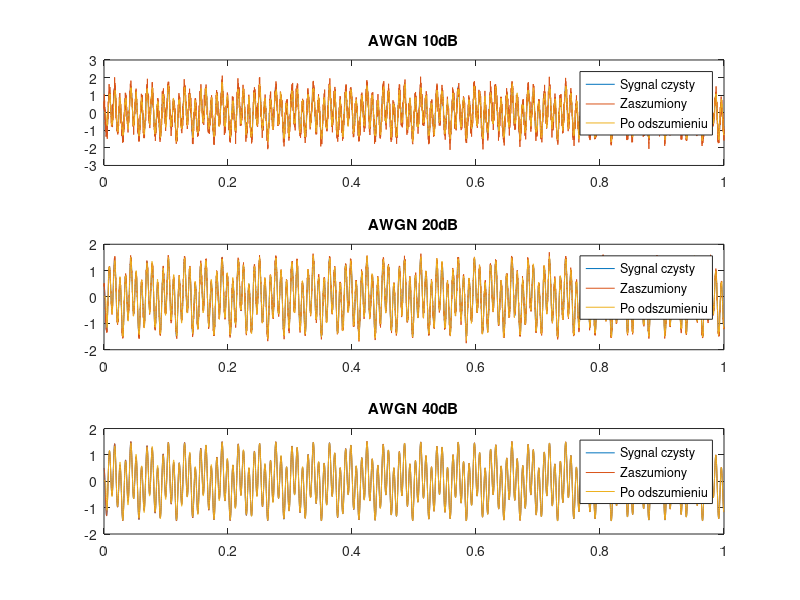

Recreate this plot in MATLAB.
%% dane do sygnnalu
fs  = 8000;     %czestotliwosc probkowania
t = 0:1/fs:1;
A1 = -0.5;
f1 = 34.2;
A2 = 1;
f2 = 115.5;

%% sygnal czysty do porownania - referencyjny
dref = A1*cos(2*pi*f1*t) + A2*cos(2*pi*f2*t);

% W kontekście filtrów adaptacyjnych, takich jak układ odszumiający (ANC - Adaptive Noise Cancelling), 
% zasada ta jest wykorzystywana do dynamicznego dostosowywania parametrów filtra w celu minimalizacji błędu predykcji.

% W praktyce, układ ANC może na przykład wykorzystywać tę zasadę do "przewidzenia" 
% szumów w sygnale na podstawie wcześniejszych obserwacji, a następnie odjąć te 
% przewidziane szumy od oryginalnego sygnału, skutecznie go odszumiając.

% Ważne jest, że "adaptacyjny" w tym kontekście oznacza, że system jest 
% w stanie dostosować się do zmieniających się warunków - na przykład, 
% jeśli charakterystyka szumu w sygnale zmienia się z czasem, system ANC 
% będzie w stanie dostosować swoje parametry, aby nadal skutecznie redukować szum.

% W praktyce, filtr adaptacyjny może być używany do "uczenia się" charakterystyki szumu 
% AWGN i następnie “odjęcia” tego szumu od sygnału, skutecznie odszumiając go.
% Kluczową cechą filtrów adaptacyjnych jest ich zdolność do dostosowywania 
% się do zmieniających się warunków - na przykład, jeśli charakterystyka 
% szumu AWGN zmienia się z czasem, filtr adaptacyjny będzie w stanie 
% dostosować swoje parametry, aby nadal skutecznie redukować szum.

%% awgn 10dB
d = awgn(dref, 10, 'measured'); % WE: sygnał odniesienia dla sygnału x
x = [ d(1) d(1:end-1) ]; % WE: sygnał filtrowany, teraz opóźniony d
M = 50; % długość filtru
mi = 0.004; % współczynnik szybkości adaptacji

y = []; e = []; % sygnały wyjściowe z filtra
bx = zeros(M,1); % bufor na próbki wejściowe x
h = zeros(M,1); % początkowe (puste) wagi filtru

% plot(t,dref,t,d,t,y);

for n = 1 : length(x)
    bx = [ x(n); bx(1:M-1) ]; % pobierz nową próbkę x[n] do bufora
    y(n) = h' * bx; % oblicz y[n] = sum( x .* bx) – filtr FIR
    e(n) = d(n) - y(n); % oblicz e[n]
    h = h + mi * e(n) * bx; % LMS
    % h = h + mi * e(n) * bx /(bx'*bx); % NLMS
end

%% awgn 20dB
d2 = awgn(dref, 20, 'measured'); % WE: sygnał odniesienia dla sygnału x
x2 = [ d2(1) d2(1:end-1) ]; % WE: sygnał filtrowany, teraz opóźniony d
M2 = 50; % długość filtru
mi2 = 0.01; % współczynnik szybkości adaptacji

y2 = []; e2 = []; % sygnały wyjściowe z filtra
bx2 = zeros(M2,1); % bufor na próbki wejściowe x
h2 = zeros(M2,1); % początkowe (puste) wagi filtru

for m = 1 : length(x2)
    bx2 = [ x2(m); bx2(1:M2-1) ]; % pobierz nową próbkę x[n] do bufora
    y2(m) = h2' * bx2; % oblicz y[n] = sum( x .* bx) – filtr FIR
    e2(m) = d2(m) - y2(m); % oblicz e[n]
    h2 = h2 + mi2 * e2(m) * bx2; % LMS
    % h2 = h2 + mi2 * e2(m) * bx2 /(bx2'*bx2); % NLMS
end

%% awgn 40dB
d4 = awgn(dref, 40,'measured'); % WE: sygnał odniesienia dla sygnału x
x4 = [ d4(1) d4(1:end-1) ]; % WE: sygnał filtrowany, teraz opóźniony d
M4 = 50; % długość filtru
mi4 = 0.01; % współczynnik szybkości adaptacji

y4 = []; e4 = []; % sygnały wyjściowe z filtra
bx4 = zeros(M4,1); % bufor na próbki wejściowe x
h4 = zeros(M4,1); % początkowe (puste) wagi filtru

for j = 1 : length(x4)
    bx4 = [ x4(j); bx4(1:M4-1) ]; % pobierz nową próbkę x[n] do bufora
    y4(j) = h4' * bx4; % oblicz y[n] = sum( x .* bx) – filtr FIR
    e4(j) = d4(j) - y4(j); % oblicz e[n]
    h4 = h4 + mi4 * e4(j) * bx4; % LMS
    % h4 = h4 + mi4 * e4(j) * bx4 /(bx4'*bx4); % NLMS
end

%% wykresy
figure(1);

subplot(3,1,1);
plot(t,dref,t,d,t,y);
title('AWGN 10dB');
legend('Sygnal czysty','Zaszumiony','Po odszumieniu');

subplot(3,1,2);
plot(t,dref,t,d2,t,y2);
title('AWGN 20dB');
legend('Sygnal czysty','Zaszumiony','Po odszumieniu');

subplot(3,1,3);
plot(t,dref,t,d4,t,y4);
title('AWGN 40dB');
legend('Sygnal czysty','Zaszumiony','Po odszumieniu');

%% SNR
SNR10 = 10*log10((1/fs*sum(dref.^2))/(1/fs*sum((dref-y).^2)));
display(SNR10);

SNR20 = 10*log10((1/fs*sum(dref.^2))/(1/fs*sum((dref-y2).^2)));
display(SNR20);

SNR40 = 10*log10((1/fs*sum(dref.^2))/(1/fs*sum((dref-y4).^2)));
display(SNR40);